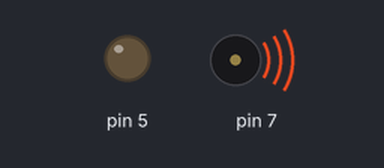
The sketch below on a simulated Arduino Uno, built with avr-gcc and run on an emulated ATmega328P. Shown: output pins drawn as LEDs (lit = HIGH), buzzer (waves = sounding).

Above: at 1.0 s.
At 5.5 s:
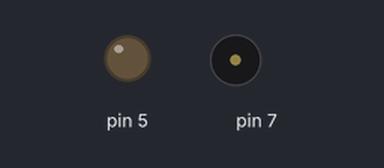
Timing chart, 0 to 9.1 s (numbered marks = the images above):
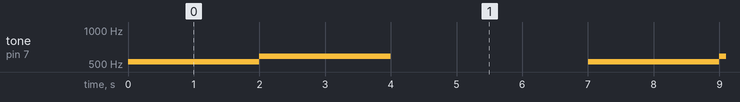

The sketch:

TestBuzzer.ino
```cpp
#include "Buzzer.h"

#define DEF_BUZZER_PORT (5)

Buzzer buzzer;

void setup() {
  // put your setup code here, to run once:
  pinMode(5, OUTPUT); // 부저는 OUTPUT으로 선택
  buzzer.setPort(7);
}

void loop() {
  // put your main code here, to run repeatedly:
  // 부저 소리내는 함수: tone()
  //tone(5, 523, 2000); // 5번 포트에 510 Hz를 3000 msec 동안 부저를 연주
  //tone(5, 262, 2000);
  buzzer.play(NOTE_DO, 2000);
  delay(2000);
  buzzer.play(NOTE_RE, 2000);
  delay(2000);
  delay(3000);
}
```

Buzzer.h
```cpp
#pragma once

#define DEF_BUZZER_PORT (5)
#define NOTE_DO		(523)
#define NOTE_RE		(587)

class Buzzer
{
public:
	Buzzer(void)
	{
		setPort(DEF_BUZZER_PORT);
	}
	~Buzzer() {}

	void setPort(int nPort)
	{
		m_nPort = nPort;
	}

	void play(int nNote, int nTime) // ºÎÀú ÄÑ±â: nNote(À½ÀÇ ³ô³·ÀÌ, ÁÖÆÄ¼ö), nTime(¿¬ÁÖ ½Ã°£, msec)
	{
		tone(m_nPort, nNote, nTime);
	}

	void playOff(void) // ºÎÀú ²ô±â
	{
		noTone(m_nPort);
	}

protected:
	int m_nPort;
};
```

Measured:
- by itself, tone on pin 7: repeats every 7.0 s: 587 Hz 2.0 s, silent 3.0 s, 523 Hz 2.0 s
